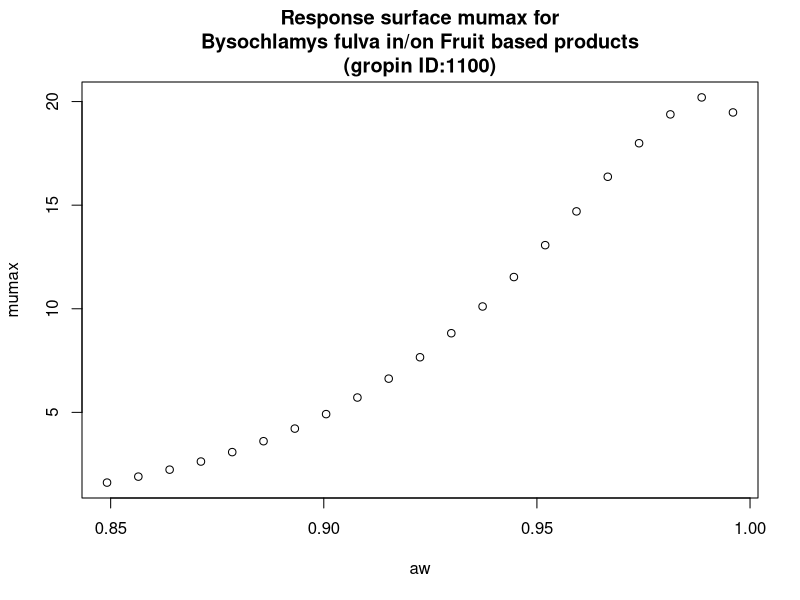

The R script that drew this image:
#############################
# start of Parameter script
#############################
aw <- seq(0.849150849150849,0.995995,length.out=21)
#############################
# end of Parameter script
#############################
############################# 
# start of Model script Gropin ID 1100 
#############################
 
# constant coefficients for this model
 
variables <- data.frame(aw)
argumentsPar <- expand.grid(variables)
 
# heart of the model
response_surface <- function(aw) {
   mumax <-exp(2.712+5.975*sqrt(1-aw)-30.204*((sqrt(1-aw))^2))

return(mumax=mumax)
} 

# output parameters
responseSurface <- cbind(argumentsPar,response_surface(argumentsPar['aw']))
colnames(responseSurface) <- c(colnames(argumentsPar),'mumax')
#############################
# End of Model script
#############################
############################# 
# start of Visualisation script Gropin ID 1100 
#############################
plot(aw,responseSurface$'mumax',xlab='aw',
                          ylab='mumax',main='Response surface mumax for
Bysochlamys fulva in/on Fruit based products
(gropin ID:1100)')
#############################
# End of Visualisation script
#############################
